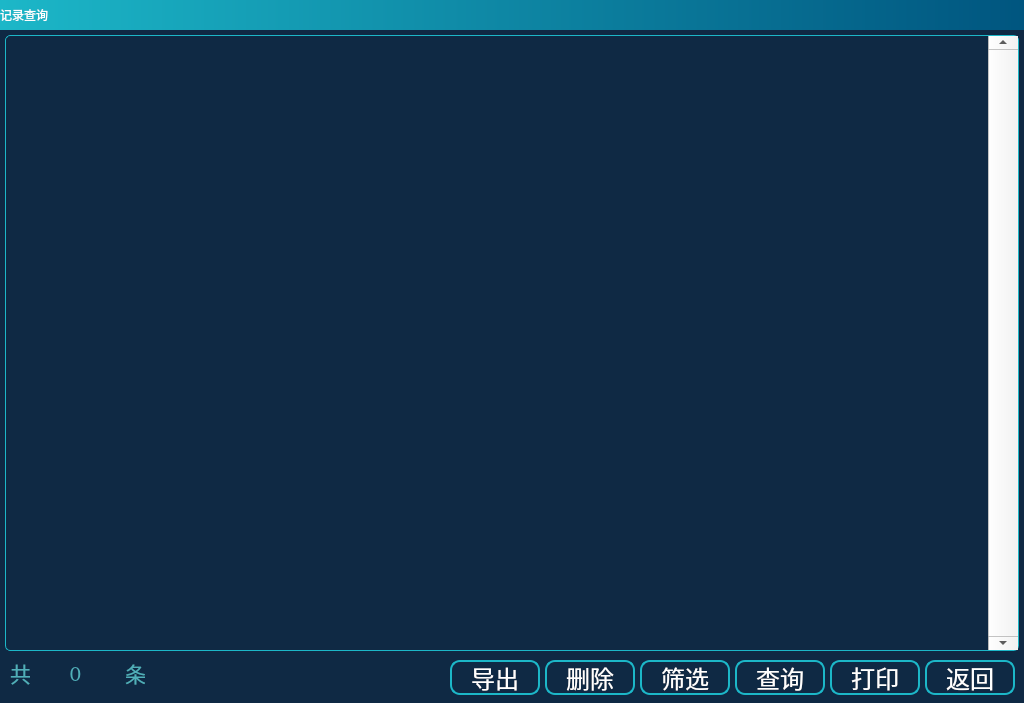
<?xml version="1.0" encoding="UTF-8"?>
<ui version="4.0">
 <class>RecordQuery</class>
 <widget class="QWidget" name="RecordQuery">
  <property name="geometry">
   <rect>
    <x>0</x>
    <y>0</y>
    <width>1024</width>
    <height>703</height>
   </rect>
  </property>
  <property name="windowTitle">
   <string>Form</string>
  </property>
  <property name="styleSheet">
   <string notr="true">QWidget#RecordQuery{
color: rgb(255, 255, 255);
background-color: rgb(15, 41, 68);
}
QTableWidget#tableWgtRecord{
font: 13pt &quot;文泉驿等宽微米黑&quot;;
gridline-color: rgb(255, 255, 255);
border:1px solid rgb(28, 183, 200);
border-radius:5px;
background-color: rgb(15, 41, 68);
}
QTableWidgetItem{
font: 13pt &quot;文泉驿等宽微米黑&quot;;
}
QScrollBar:vertical
{
width:30px;
}
QToolButton{
font: 18pt &quot;文泉驿等宽微米黑&quot;;
color: rgb(255, 255, 255);
border:2px solid rgb(28, 183, 200);
border-radius:10px;
background-color: rgb(43, 79, 102);
background-color: rgb(15, 41, 68);
}
QToolButton:disabled{
font: 18pt &quot;文泉驿等宽微米黑&quot;;
color: rgb(255, 255, 255);
border-color: rgb(255, 255, 255);
}
QToolButton:hover{
font: 16pt &quot;文泉驿等宽微米黑&quot;;
color: rgb(255, 0, 0);
color: rgb(0, 185, 185);
/*background-color: rgb(3, 127, 119);*/
}
QLabel{
font: 16pt &quot;文泉驿等宽微米黑&quot;;
font: 16pt &quot;Noto Sans [monotype]&quot;;
color: rgb(80, 175, 185);
}</string>
  </property>
  <widget class="QLabel" name="label_25">
   <property name="geometry">
    <rect>
     <x>0</x>
     <y>0</y>
     <width>1024</width>
     <height>30</height>
    </rect>
   </property>
   <property name="styleSheet">
    <string notr="true">font: 16pt &quot;文泉驿等宽微米黑&quot;;
color: rgb(255, 255, 255);
background-color: qlineargradient(spread:reflect, x1:0, y1:0, x2:1, y2:0, stop:0 rgba(28, 183, 200, 255), stop:1 rgba(0, 85, 127, 255));</string>
   </property>
   <property name="text">
    <string>记录查询</string>
   </property>
  </widget>
  <widget class="QToolButton" name="tBtnPrint">
   <property name="geometry">
    <rect>
     <x>830</x>
     <y>660</y>
     <width>90</width>
     <height>35</height>
    </rect>
   </property>
   <property name="font">
    <font>
     <family>文泉驿等宽微米黑</family>
     <pointsize>18</pointsize>
     <weight>50</weight>
     <italic>false</italic>
     <bold>false</bold>
    </font>
   </property>
   <property name="focusPolicy">
    <enum>Qt::NoFocus</enum>
   </property>
   <property name="text">
    <string>打印</string>
   </property>
   <property name="icon">
    <iconset resource="../image.qrc">
     <normaloff>:/Image/print.png</normaloff>:/Image/print.png</iconset>
   </property>
   <property name="iconSize">
    <size>
     <width>25</width>
     <height>25</height>
    </size>
   </property>
   <property name="toolButtonStyle">
    <enum>Qt::ToolButtonTextBesideIcon</enum>
   </property>
  </widget>
  <widget class="QLabel" name="lbCountNum">
   <property name="geometry">
    <rect>
     <x>30</x>
     <y>660</y>
     <width>91</width>
     <height>25</height>
    </rect>
   </property>
   <property name="font">
    <font>
     <family>Noto Sans [monotype]</family>
     <pointsize>16</pointsize>
     <weight>50</weight>
     <italic>false</italic>
     <bold>false</bold>
    </font>
   </property>
   <property name="text">
    <string>0</string>
   </property>
   <property name="alignment">
    <set>Qt::AlignCenter</set>
   </property>
  </widget>
  <widget class="QToolButton" name="tBtnBack">
   <property name="geometry">
    <rect>
     <x>925</x>
     <y>660</y>
     <width>90</width>
     <height>35</height>
    </rect>
   </property>
   <property name="font">
    <font>
     <family>文泉驿等宽微米黑</family>
     <pointsize>18</pointsize>
     <weight>50</weight>
     <italic>false</italic>
     <bold>false</bold>
    </font>
   </property>
   <property name="focusPolicy">
    <enum>Qt::NoFocus</enum>
   </property>
   <property name="styleSheet">
    <string notr="true"/>
   </property>
   <property name="text">
    <string>返回</string>
   </property>
   <property name="icon">
    <iconset resource="../image.qrc">
     <normaloff>:/Image/back.png</normaloff>:/Image/back.png</iconset>
   </property>
   <property name="iconSize">
    <size>
     <width>25</width>
     <height>25</height>
    </size>
   </property>
   <property name="toolButtonStyle">
    <enum>Qt::ToolButtonTextBesideIcon</enum>
   </property>
  </widget>
  <widget class="QLabel" name="lb_count_2">
   <property name="geometry">
    <rect>
     <x>10</x>
     <y>660</y>
     <width>20</width>
     <height>25</height>
    </rect>
   </property>
   <property name="font">
    <font>
     <family>Noto Sans [monotype]</family>
     <pointsize>16</pointsize>
     <weight>50</weight>
     <italic>false</italic>
     <bold>false</bold>
    </font>
   </property>
   <property name="text">
    <string>共</string>
   </property>
  </widget>
  <widget class="QLabel" name="lb_count_3">
   <property name="geometry">
    <rect>
     <x>125</x>
     <y>660</y>
     <width>20</width>
     <height>25</height>
    </rect>
   </property>
   <property name="font">
    <font>
     <family>Noto Sans [monotype]</family>
     <pointsize>16</pointsize>
     <weight>50</weight>
     <italic>false</italic>
     <bold>false</bold>
    </font>
   </property>
   <property name="text">
    <string>条</string>
   </property>
  </widget>
  <widget class="QToolButton" name="tBtnQuery">
   <property name="geometry">
    <rect>
     <x>735</x>
     <y>660</y>
     <width>90</width>
     <height>35</height>
    </rect>
   </property>
   <property name="font">
    <font>
     <family>文泉驿等宽微米黑</family>
     <pointsize>18</pointsize>
     <weight>50</weight>
     <italic>false</italic>
     <bold>false</bold>
    </font>
   </property>
   <property name="focusPolicy">
    <enum>Qt::NoFocus</enum>
   </property>
   <property name="text">
    <string>查询</string>
   </property>
   <property name="icon">
    <iconset resource="../image.qrc">
     <normaloff>:/Image/dataSearch.png</normaloff>:/Image/dataSearch.png</iconset>
   </property>
   <property name="iconSize">
    <size>
     <width>25</width>
     <height>25</height>
    </size>
   </property>
   <property name="toolButtonStyle">
    <enum>Qt::ToolButtonTextBesideIcon</enum>
   </property>
  </widget>
  <widget class="QToolButton" name="tBtnFilter">
   <property name="geometry">
    <rect>
     <x>640</x>
     <y>660</y>
     <width>90</width>
     <height>35</height>
    </rect>
   </property>
   <property name="sizePolicy">
    <sizepolicy hsizetype="Maximum" vsizetype="Expanding">
     <horstretch>0</horstretch>
     <verstretch>0</verstretch>
    </sizepolicy>
   </property>
   <property name="font">
    <font>
     <family>文泉驿等宽微米黑</family>
     <pointsize>18</pointsize>
     <weight>50</weight>
     <italic>false</italic>
     <bold>false</bold>
    </font>
   </property>
   <property name="focusPolicy">
    <enum>Qt::NoFocus</enum>
   </property>
   <property name="autoFillBackground">
    <bool>false</bool>
   </property>
   <property name="styleSheet">
    <string notr="true"/>
   </property>
   <property name="text">
    <string>筛选</string>
   </property>
   <property name="icon">
    <iconset resource="../image.qrc">
     <normaloff>:/Image/datafilter.png</normaloff>:/Image/datafilter.png</iconset>
   </property>
   <property name="iconSize">
    <size>
     <width>25</width>
     <height>25</height>
    </size>
   </property>
   <property name="toolButtonStyle">
    <enum>Qt::ToolButtonTextBesideIcon</enum>
   </property>
  </widget>
  <widget class="QToolButton" name="tBtnDel">
   <property name="geometry">
    <rect>
     <x>545</x>
     <y>660</y>
     <width>90</width>
     <height>35</height>
    </rect>
   </property>
   <property name="sizePolicy">
    <sizepolicy hsizetype="Maximum" vsizetype="Expanding">
     <horstretch>0</horstretch>
     <verstretch>0</verstretch>
    </sizepolicy>
   </property>
   <property name="maximumSize">
    <size>
     <width>100</width>
     <height>81</height>
    </size>
   </property>
   <property name="font">
    <font>
     <family>文泉驿等宽微米黑</family>
     <pointsize>18</pointsize>
     <weight>50</weight>
     <italic>false</italic>
     <bold>false</bold>
    </font>
   </property>
   <property name="focusPolicy">
    <enum>Qt::NoFocus</enum>
   </property>
   <property name="autoFillBackground">
    <bool>false</bool>
   </property>
   <property name="styleSheet">
    <string notr="true"/>
   </property>
   <property name="text">
    <string>删除</string>
   </property>
   <property name="icon">
    <iconset resource="../image.qrc">
     <normaloff>:/Image/dataDel.png</normaloff>:/Image/dataDel.png</iconset>
   </property>
   <property name="iconSize">
    <size>
     <width>25</width>
     <height>25</height>
    </size>
   </property>
   <property name="toolButtonStyle">
    <enum>Qt::ToolButtonTextBesideIcon</enum>
   </property>
  </widget>
  <widget class="QToolButton" name="tBtnExport">
   <property name="geometry">
    <rect>
     <x>450</x>
     <y>660</y>
     <width>90</width>
     <height>35</height>
    </rect>
   </property>
   <property name="font">
    <font>
     <family>文泉驿等宽微米黑</family>
     <pointsize>18</pointsize>
     <weight>50</weight>
     <italic>false</italic>
     <bold>false</bold>
    </font>
   </property>
   <property name="focusPolicy">
    <enum>Qt::NoFocus</enum>
   </property>
   <property name="text">
    <string>导出</string>
   </property>
   <property name="icon">
    <iconset resource="../image.qrc">
     <normaloff>:/Image/dataExport.png</normaloff>:/Image/dataExport.png</iconset>
   </property>
   <property name="iconSize">
    <size>
     <width>25</width>
     <height>25</height>
    </size>
   </property>
   <property name="toolButtonStyle">
    <enum>Qt::ToolButtonTextBesideIcon</enum>
   </property>
  </widget>
  <widget class="QTableWidget" name="tableWgtRecord">
   <property name="geometry">
    <rect>
     <x>5</x>
     <y>35</y>
     <width>1014</width>
     <height>616</height>
    </rect>
   </property>
   <property name="font">
    <font>
     <family>文泉驿等宽微米黑</family>
     <pointsize>13</pointsize>
     <weight>50</weight>
     <italic>false</italic>
     <bold>false</bold>
    </font>
   </property>
   <property name="styleSheet">
    <string notr="true">background-color: rgb(15, 41, 68);
</string>
   </property>
   <property name="verticalScrollBarPolicy">
    <enum>Qt::ScrollBarAlwaysOn</enum>
   </property>
  </widget>
 </widget>
 <resources>
  <include location="../image.qrc"/>
 </resources>
 <connections/>
</ui>
